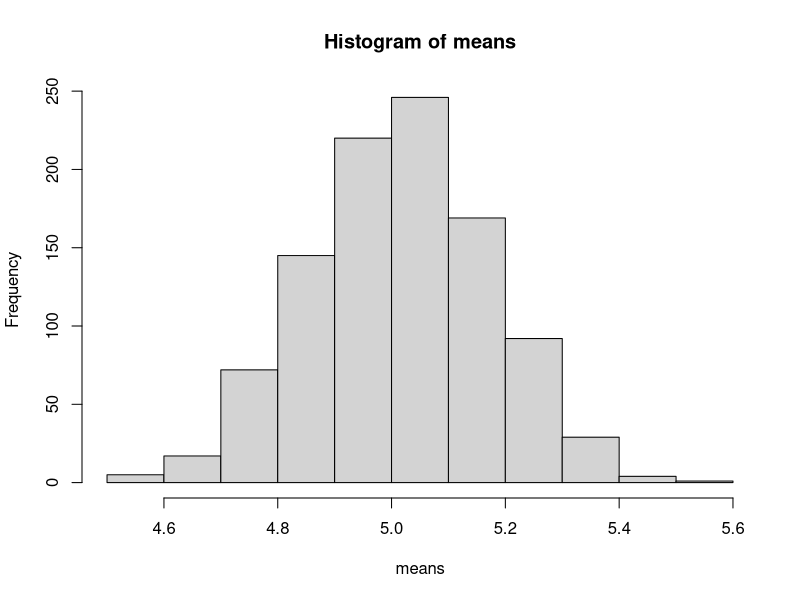
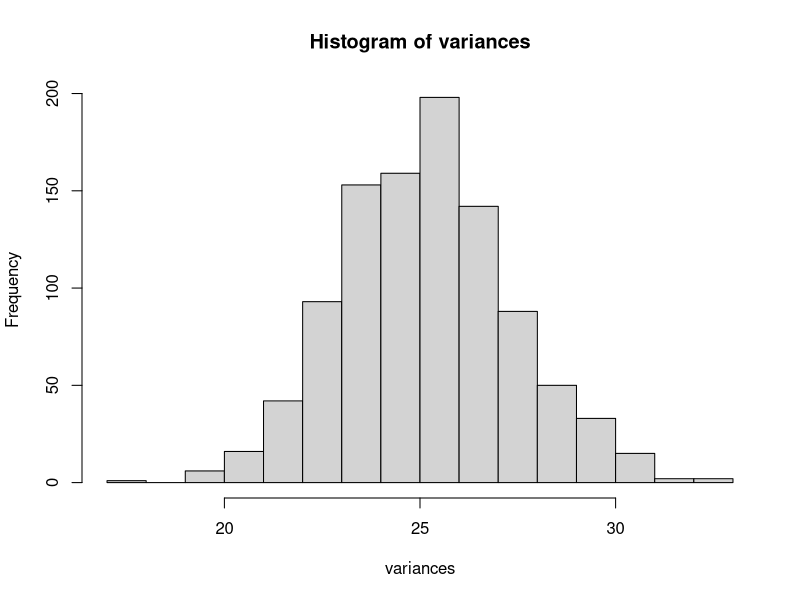

Source code (R) for these figures, in order:
## ---- chunk 1
set.seed(123465)
lambda = 0.2
n = 1000 # Values drawn for each iteration 
## ---- chunk 2
means <- c() # Init vector for storing means
variances <- c()
# Simulate 1000 
for (i in 1:1000){
    values <- rexp(n, lambda) # Get n values
    means[i] <- mean(values) # Store the mean for each iteration
    variances[i] <- var(values) # Store the variance for each iteration
}
## ---- chunk 3
theoretical.mean <- 1 / lambda
theoretical.mean
## ---- chunk 4
mean.bounds <- quantile(variances, probs = c(0.025, 0.975))
mean.lowerBound <- mean.bounds[1]
mean.upperBound <- mean.bounds[2]
mean.lowerBound
mean.upperBound
## ---- chunk 5
theoretical.sd <- 1 / lambda
theoretical.var <- theoretical.sd^2
theoretical.var
## ---- chunk 6
variance.bounds <- quantile(variances, probs = c(0.025, 0.975))
variance.lowerBound <- variance.bounds[1]
variance.upperBound <- variance.bounds[2]
variance.lowerBound
variance.upperBound
## ---- chunk 7
hist(means)
## ---- chunk 8
hist(variances)
